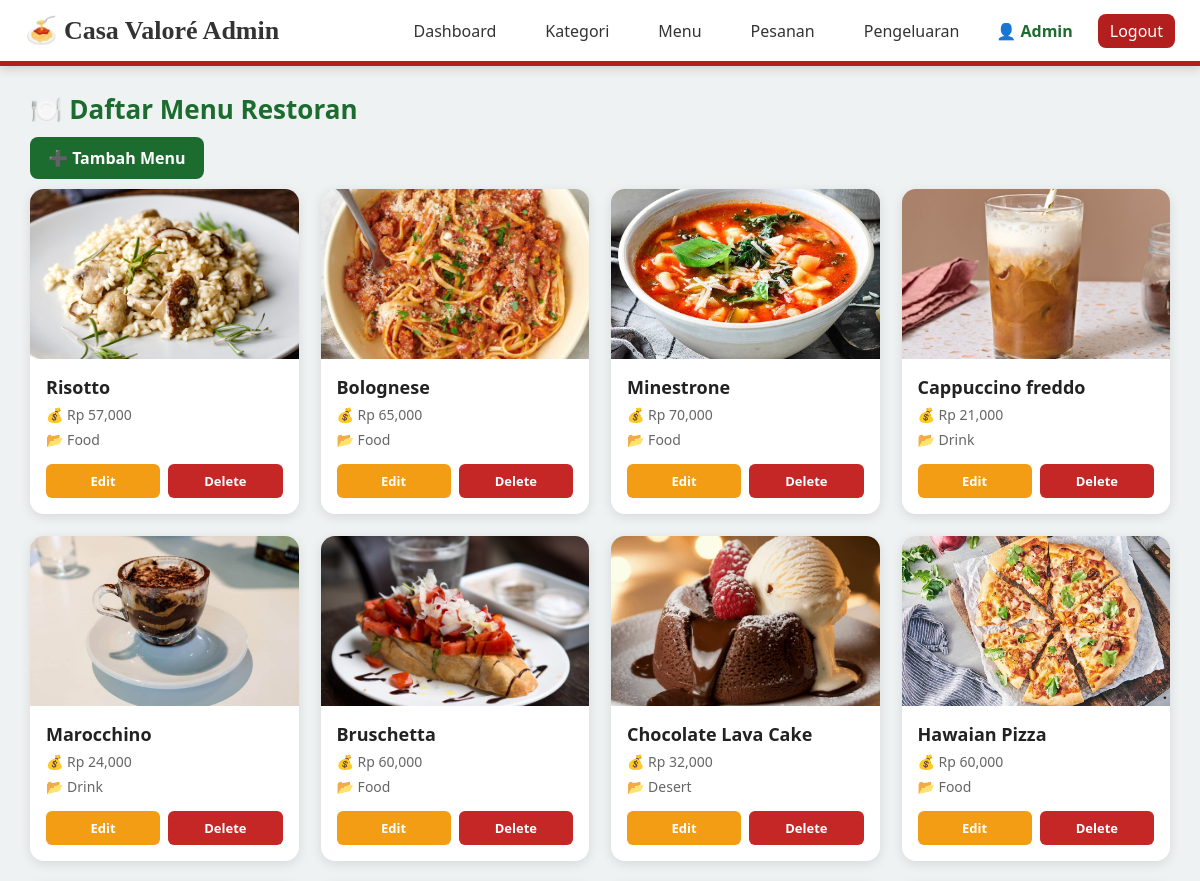
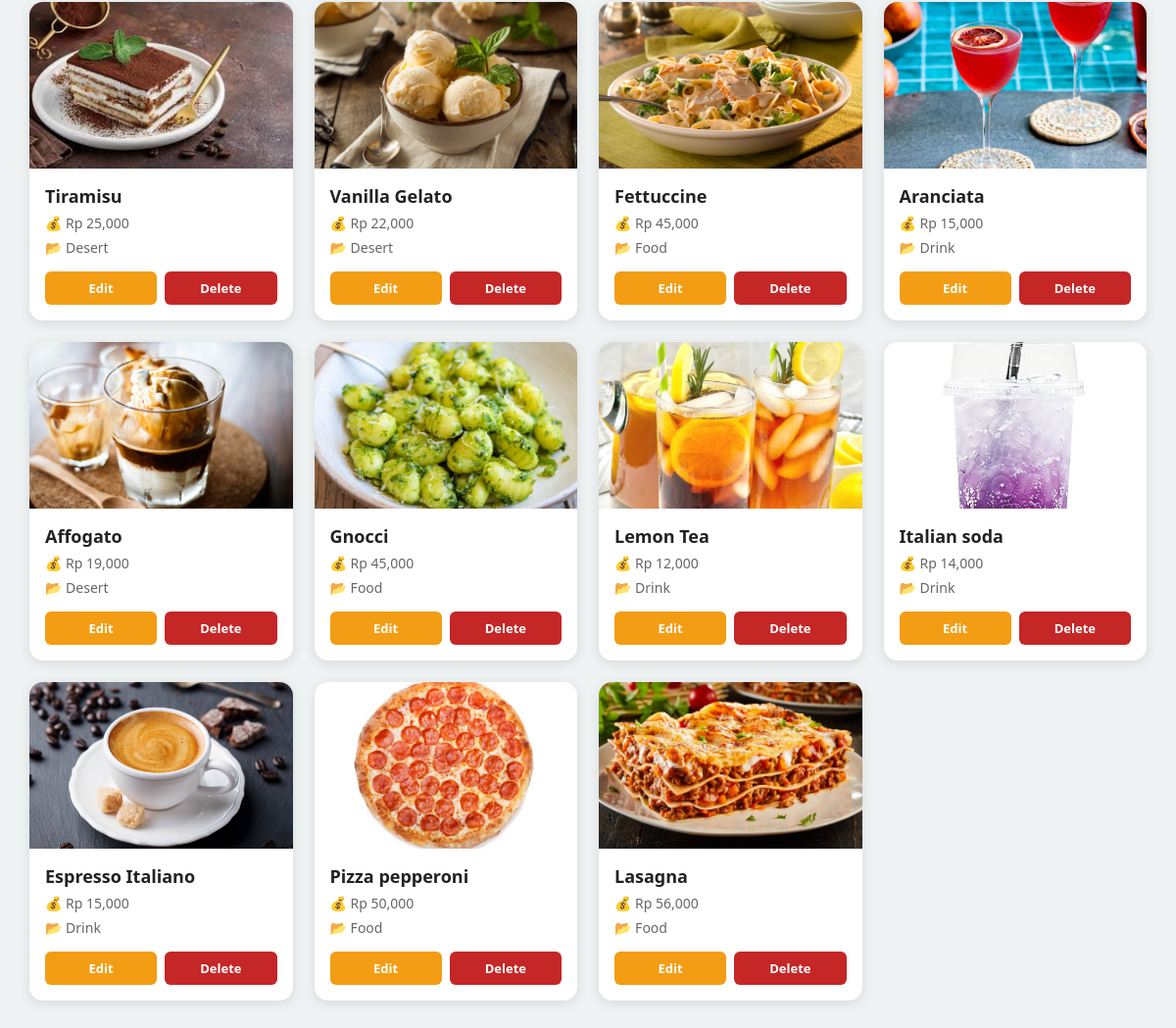
The app's page /admin/menu/index.php (signed in) with its own data (2 pictures, top to bottom).
### tables this page shows
CREATE TABLE `menu` (
  `id` int(11) NOT NULL,
  `nama_menu` varchar(150) DEFAULT NULL,
  `harga` int(11) DEFAULT NULL,
  `foto` varchar(255) DEFAULT NULL,
  `kategori_id` int(11) DEFAULT NULL
);

CREATE TABLE `kategori_menu` (
  `id` int(11) NOT NULL,
  `nama_kategori` varchar(100) NOT NULL,
  `icon` varchar(50) DEFAULT NULL
);

### admin/menu/index.php (the view, shortened to what this page needs)
<?php
include $_SERVER['DOCUMENT_ROOT'] . '/sistem_restoran/koneksi.php';
include $_SERVER['DOCUMENT_ROOT'] . '/sistem_restoran/navbar_admin.php';
?>
<!DOCTYPE html>
<html lang="id">
<head>
</head>
<body>
<h2>🍽️ Daftar Menu Restoran</h2>
<a href="create.php" class="add-btn">➕ Tambah Menu</a>
<div class="menu-container">
<?php
$q = mysqli_query($koneksi,"
    SELECT menu.*, kategori_menu.nama_kategori
    FROM menu
    JOIN kategori_menu ON menu.kategori_id = kategori_menu.id
    ORDER BY menu.id DESC
");
while ($row = mysqli_fetch_assoc($q)):
$imgUrl  = "/sistem_restoran/assets/menu/" . $row['foto'];
$imgFile = $_SERVER['DOCUMENT_ROOT'] . $imgUrl;
?>
<div class="menu-card">
    <img src="<?= file_exists($imgFile) ? $imgUrl : '/sistem_restoran/assets/no-image.png'; ?>">
    <div class="menu-info">
        <h4><?= htmlspecialchars($row['nama_menu']); ?></h4>
        <p>💰 Rp <?= number_format($row['harga']); ?></p>
        <p>📂 <?= htmlspecialchars($row['nama_kategori']); ?></p>
        <div class="btn-group">
            <a href="edit.php?id=<?= $row['id']; ?>" class="edit">Edit</a>
            <a href="delete.php?id=<?= $row['id']; ?>"
               class="delete"
               onclick="return confirm('Hapus menu ini?')">Delete</a>
        </div>
    </div>
</div>
<?php endwhile; ?>
</div>
</body>
</html>

### navbar_admin.php (style rules this page uses)
body { margin: 0 ; padding: 0 ; }

### admin/menu/index.php (style rules this page uses)
body { margin: 0; font-family: 'Segoe UI', Arial, sans-serif; background: #eef2f3; }
h2 { padding: 25px 30px 10px; margin: 0; font-size: 26px; color: #1b6c2e; font-weight: 700; }
.add-btn { margin-left: 30px; display: inline-block; padding: 10px 18px; background: #1b6c2e; color: #fff; text-decoration: none; border-radius: 8px; font-weight: 600; transition: 0.2s; }
.menu-container { display: grid; grid-template-columns: repeat(auto-fill, minmax(250px, 1fr)); gap: 22px; padding: 30px; padding-top: 10px; }
.menu-card { background: #fff; border-radius: 14px; overflow: hidden; box-shadow: 0 3px 12px rgba(0,0,0,0.1); transition: transform 0.25s, box-shadow 0.25s; }
.menu-card img { width: 100%; height: 170px; object-fit: cover; background: #e6e6e6; }
.menu-info { padding: 16px; }
.menu-info h4 { margin: 0; font-size: 18px; color: #222; font-weight: 600; }
.menu-info p { margin: 6px 0; color: #666; font-size: 14px; }
.btn-group { margin-top: 15px; display: flex; gap: 8px; }
.btn-group a { flex: 1; padding: 8px; text-align: center; color: #fff; text-decoration: none; border-radius: 6px; font-size: 13px; font-weight: bold; transition: 0.2s; }
.edit { background: #f29d14; }
.delete { background: #c52626; }

### records on screen
menu: foto (picture), nama_menu "Risotto", harga "57,000", kategori.nama_kategori "Food"
menu: foto (picture), nama_menu "Bolognese", harga "65,000", kategori.nama_kategori "Food"
menu: foto (picture), nama_menu "Minestrone", harga "70,000", kategori.nama_kategori "Food"
menu: foto (picture), nama_menu "Cappuccino freddo", harga "21,000", kategori.nama_kategori "Drink"
menu: foto (picture), nama_menu "Marocchino", harga "24,000", kategori.nama_kategori "Drink"
menu: foto (picture), nama_menu "Bruschetta", harga "60,000", kategori.nama_kategori "Food"
menu: foto (picture), nama_menu "Chocolate Lava Cake", harga "32,000", kategori.nama_kategori "Desert"
menu: foto (picture), nama_menu "Hawaian Pizza", harga "60,000", kategori.nama_kategori "Food"
menu: foto (picture), nama_menu "Tiramisu", harga "25,000", kategori.nama_kategori "Desert"
menu: foto (picture), nama_menu "Vanilla Gelato", harga "22,000", kategori.nama_kategori "Desert"
menu: foto (picture), nama_menu "Fettuccine", harga "45,000", kategori.nama_kategori "Food"
menu: foto (picture), nama_menu "Aranciata", harga "15,000", kategori.nama_kategori "Drink"
menu: foto (picture), nama_menu "Affogato", harga "19,000", kategori.nama_kategori "Desert"
menu: foto (picture), nama_menu "Gnocci", harga "45,000", kategori.nama_kategori "Food"
menu: foto (picture), nama_menu "Lemon Tea", harga "12,000", kategori.nama_kategori "Drink"
menu: foto (picture), nama_menu "Italian soda", harga "14,000", kategori.nama_kategori "Drink"
menu: foto (picture), nama_menu "Espresso Italiano", harga "15,000", kategori.nama_kategori "Drink"
menu: foto (picture), nama_menu "Pizza pepperoni", harga "50,000", kategori.nama_kategori "Food"
menu: foto (picture), nama_menu "Lasagna", harga "56,000", kategori.nama_kategori "Food"

### other values on screen
$_SESSION['name'] "Admin"
